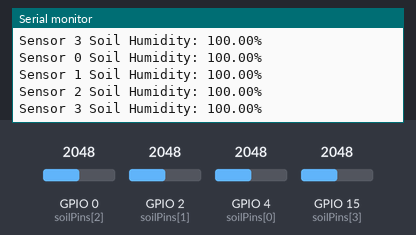
Bench run of a sketch on a simulated ESP32. On the bench: the last lines printed to the serial monitor. The inputs (shaded band) are chosen by the test bench; at power-on: GPIO 0 (soilPins[2]) = 2048, GPIO 2 (soilPins[1]) = 2048, GPIO 4 (soilPins[0]) = 2048, GPIO 15 (soilPins[3]) = 2048.

Above: at 1.8 s.
1.9 s: GPIO 0 (soilPins[2]) set to 122
At 3.0 s:
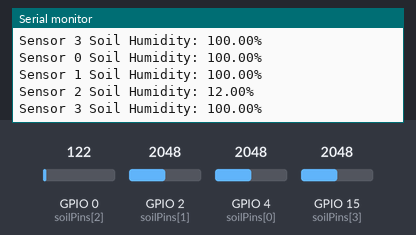
3.4 s: GPIO 2 (soilPins[1]) set to 122
At 4.7 s:
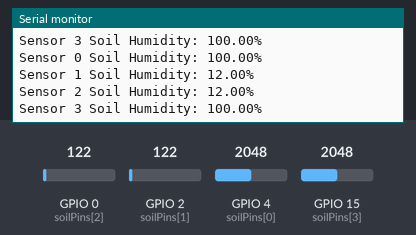
4.9 s: GPIO 4 (soilPins[0]) set to 122
6.4 s: GPIO 15 (soilPins[3]) set to 122
At 7.3 s:
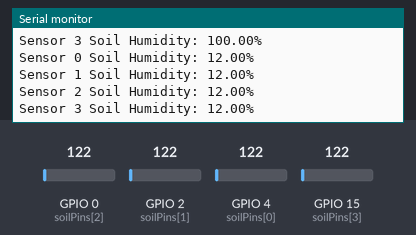
Timing chart, 0 to 8.9 s (numbered marks = the images above; inputs shaded):
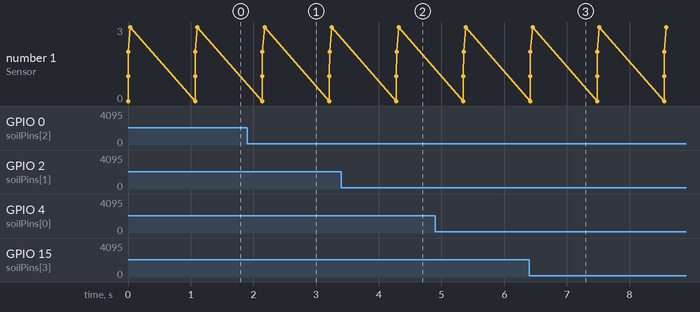

Measured:
- after the input at 1.9 s, the serial monitor: prints a new line after 0.24 s (image 1)
- after the input at 3.4 s, the serial monitor: prints a new line after 0.88 s (image 2)
- after the input at 6.4 s, the serial monitor: prints a new line after 0.05 s (image 3)

The sketch:

changeInputPins.ino
```cpp
// #include <Arduino.h>

const int numSensors = 4;
int soilPins[numSensors] = {4,2,0,15};  // Pins for the 4 soil sensors


//13,12,14
// Calibration values for air and water capacitance for each sensor
float airCalibration[numSensors] = {0.0, 0.0, 0.0, 0.0};  // Default to 0% in air
float waterCalibration[numSensors] = {1000.0, 1000.0, 1000.0, 1000.0};  // Default to 100% in water

void setup() {
  // Initialize sensors and perform calibration if needed
  for (int i = 0; i < numSensors; i++) {
    // Initialize sensor setup here
    pinMode(soilPins[i], INPUT);
    // For simplicity, we'll just print the pins and calibration values
    Serial.begin(9600);
  }
}

// Function to get soil humidity for each sensor, mapped between 0 and 100
float getSoilHumidity(int sensorIndex) {
  // Assuming you read the capacitance values from the sensor
  // Replace this with your actual logic to read the capacitance
  float capacitanceValue = analogRead(soilPins[sensorIndex]);  // Replace with actual reading

  // Map the capacitance values between air and water calibration values
  float mappedHumidity = map(capacitanceValue, airCalibration[sensorIndex], waterCalibration[sensorIndex], 0, 100);
  return constrain(mappedHumidity, 0, 100);  // Ensure the value is within the range [0, 100]
}

void loop() {
  // Example of how to use the getSoilHumidity function
  for (int i = 0; i < numSensors; i++) {
    float humidity = getSoilHumidity(i);
    Serial.print("Sensor ");
    Serial.print(i);
    Serial.print(" Soil Humidity: ");
    Serial.print(humidity);
    Serial.println("%");
  }
  delay(1000);
}
```
